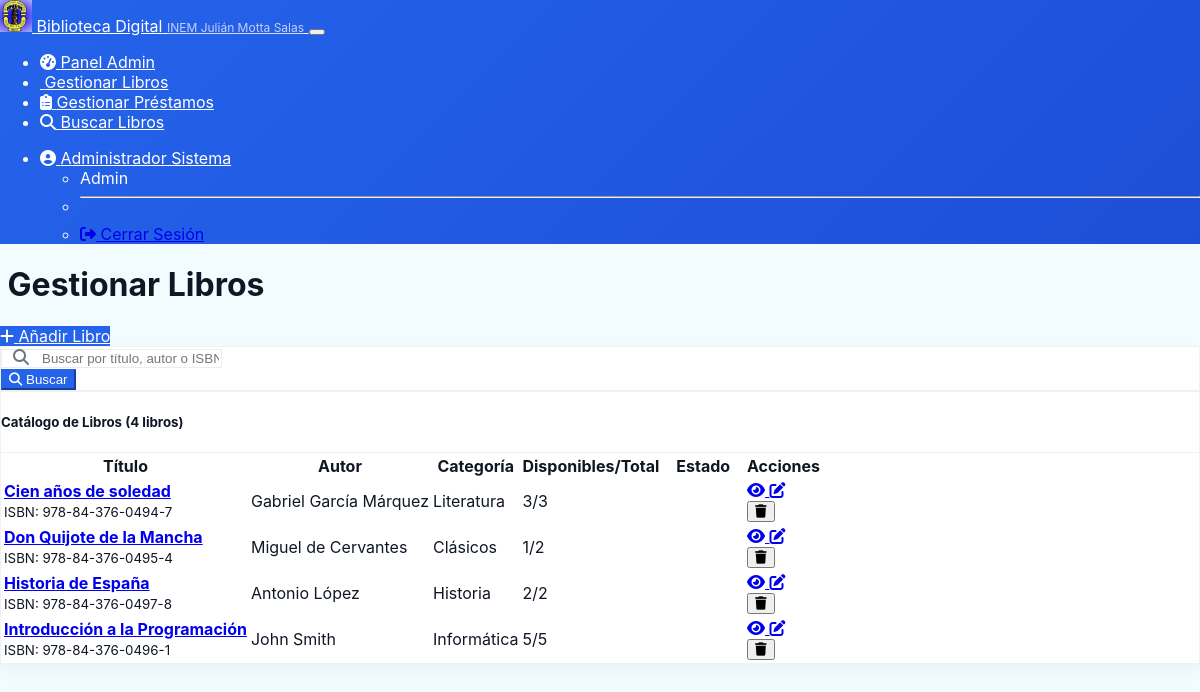
Screenshot of /admin/books (signed in) with the database file from the repository.
### models.py (models this page shows, shortened)
class User(UserMixin, db.Model):
    __tablename__ = 'users'
    id = db.Column(db.Integer, primary_key=True)
    username = db.Column(db.String(80), unique=True, nullable=True)
    email = db.Column(db.String(120), unique=True, nullable=False)
    password_hash = db.Column(db.String(256), nullable=True)
    first_name = db.Column(db.String(100), nullable=True)
    last_name = db.Column(db.String(100), nullable=True)
    role = db.Column(db.String(20), default='student')
    active = db.Column(db.Boolean, default=True)
    created_at = db.Column(db.DateTime, default=datetime.utcnow)
    updated_at = db.Column(db.DateTime, default=datetime.utcnow, onupdate=datetime.utcnow)
    loans = db.relationship('Loan', backref='user', lazy=True)
    action_logs = db.relationship('ActionLog', backref='user', lazy=True)  # 👈 Nombre único
    @property
    def is_admin(self):
        return self.role == 'admin'
    @property
    def full_name(self):
        if self.first_name and self.last_name:
            return f"{self.first_name} {self.last_name}"
        return self.username

class Book(db.Model):
    __tablename__ = 'books'
    id = db.Column(db.Integer, primary_key=True)
    title = db.Column(db.String(200), nullable=False)
    author = db.Column(db.String(200), nullable=False)
    isbn = db.Column(db.String(20), unique=True, nullable=True)
    publisher = db.Column(db.String(200), nullable=True)
    publication_year = db.Column(db.Integer, nullable=True)
    category = db.Column(db.String(100), nullable=True)
    description = db.Column(db.Text, nullable=True)
    total_copies = db.Column(db.Integer, default=1)
    available_copies = db.Column(db.Integer, default=1)
    created_at = db.Column(db.DateTime, default=datetime.utcnow)
    updated_at = db.Column(db.DateTime, default=datetime.utcnow, onupdate=datetime.utcnow)
    loans = db.relationship('Loan', backref='book', lazy=True)
    @property
    def is_available(self):
        return self.available_copies > 0

### routes.py (the view, shortened to what this page needs)
@app.route('/admin/books')
@require_admin
def manage_books():
    search_query = request.args.get('q', '')
    query = Book.query
    books = query.order_by(Book.title).all()
    return render_template('manage_books.html', books=books, search_query=search_query)

### routes.py (called while the page is built)
@login_manager.user_loader
def load_user(user_id):
    return User.query.get(int(user_id))

def require_admin(f):
    @wraps(f)
    def decorated_function(*args, **kwargs):
        if not current_user.is_authenticated or not current_user.is_admin:
            flash('No tienes permisos de administrador.', 'error')
            return redirect(url_for('login'))
        return f(*args, **kwargs)
    return decorated_function

@app.before_request
def make_session_permanent():
    session.permanent = True

### templates/manage_books.html (shortened to what this page needs)
{% extends "base.html" %}
{% block content %}
<div class="row">
    <div class="col-12 d-flex justify-content-between align-items-center mb-4">
        <h1> Gestionar Libros</h1>
        <a href="{{ url_for('add_book') }}" class="btn btn-primary">
            <i class="fas fa-plus"></i> Añadir Libro
        </a>
    </div>
</div>
<div class="row mb-4">
    <div class="col-12">
        <div class="card">
            <div class="card-body">
                <form method="GET" action="{{ url_for('manage_books') }}">
                    <div class="row">
                        <div class="col-md-10">
                            <input type="text" class="form-control" name="q"
                                   value="{{ search_query }}" placeholder="Buscar por título, autor o ISBN...">
                        </div>
                        <div class="col-md-2">
                            <button type="submit" class="btn btn-primary w-100">
                                <i class="fas fa-search"></i> Buscar
                            </button>
                        </div>
                    </div>
                </form>
            </div>
        </div>
    </div>
</div>
<div class="row">
    <div class="col-12">
        <div class="card">
            <div class="card-header">
                <h5>Catálogo de Libros ({{ books|length }} libros)</h5>
            </div>
            <div class="card-body">
                {% if books %}
                    <div class="table-responsive">
                        <table class="table table-hover">
                            <thead>
                                <tr>
                                    <th>Título</th>
                                    <th>Autor</th>
                                    <th>Categoría</th>
                                    <th>Disponibles/Total</th>
                                    <th>Estado</th>
                                    <th>Acciones</th>
                                </tr>
                            </thead>
                            <tbody>
                                {% for book in books %}
                                    <tr>
                                        <td>
                                            <a href="{{ url_for('book_details', book_id=book.id) }}"
                                               class="text-decoration-none">
                                                <strong>{{ book.title }}</strong>
                                            </a>
                                            {% if book.isbn %}
                                                <br><small class="text-muted">ISBN: {{ book.isbn }}</small>
                                            {% endif %}
                                        </td>
                                        <td>{{ book.author }}</td>
                                        <td>{{ book.category or '-' }}</td>
                                        <td>
                                            <span class="{% if book.available_copies == 0 %}text-danger{% elif book.available_copies <= 2 %}text-warning{% else %}text-success{% endif %}">
                                                {{ book.available_copies }}/{{ book.total_copies }}
                                            </span>
                                        </td>
                                        <td>
                                            <span class="badge {% if book.is_available %}bg-success{% else %}bg-danger{% endif %}">
                                            </span>
                                        </td>
                                        <td>
                                            <div class="btn-group btn-group-sm">
                                                <a href="{{ url_for('book_details', book_id=book.id) }}"
                                                   class="btn btn-outline-info" title="Ver detalles">
                                                    <i class="fas fa-eye"></i>
                                                </a>
                                                <a href="{{ url_for('edit_book', book_id=book.id) }}"
                                                   class="btn btn-outline-warning" title="Editar">
                                                    <i class="fas fa-edit"></i>
                                                </a>
                                                <form method="POST" action="{{ url_for('delete_book', book_id=book.id) }}"
                                                      class="d-inline"
                                                      onsubmit="return confirm('¿Estás seguro de que quieres eliminar este libro?')">
                                                    <button type="submit" class="btn btn-outline-danger" title="Eliminar">
                                                        <i class="fas fa-trash"></i>
                                                    </button>
                                                </form>
                                            </div>
                                        </td>
                                    </tr>
                                {% endfor %}
                            </tbody>
                        </table>
                    </div>
                {% endif %}
            </div>
        </div>
    </div>
</div>
{% endblock %}

### templates/base.html (shortened to what this page needs)
<!DOCTYPE html>
<html lang="es" data-bs-theme="dark">
<head>
<link rel="stylesheet" href="https://cdnjs.cloudflare.com/ajax/libs/font-awesome/6.5.0/css/all.min.css">
<link href="https://unpkg.com/aos@2.3.1/dist/aos.css" rel="stylesheet">
    <link href="https://cdn.replit.com/agent/bootstrap-agent-dark-theme.min.css" rel="stylesheet">
    <link rel="stylesheet" href="https://cdnjs.cloudflare.com/ajax/libs/font-awesome/6.4.0/css/all.min.css">
    <link rel="stylesheet" href="{{ url_for('static', filename='css/style.css') }}">
<link href="https://cdn.jsdelivr.net/npm/select2@4.1.0-rc.0/dist/css/select2.min.css" rel="stylesheet" />
</head>
<body class="{% if request.path.startswith('/admin') %}admin-page{% elif request.path.startswith('/student') %}student-page{% endif %}">
    {% if current_user.is_authenticated %}
    <nav class="navbar navbar-expand-lg navbar-dark bg-primary">
        <div class="container">
            <a class="navbar-brand d-flex align-items-center" href="{{ url_for('index') }}">
                <img src="../static/images/logo.png"
                     alt="INEM Logo" class="me-2" style="width: 32px; height: 32px;">
                <span class="d-flex flex-column">
                    <span style="font-size: 1rem; line-height: 1;">Biblioteca Digital</span>
                    <small style="font-size: 0.75rem; opacity: 0.8;">INEM Julián Motta Salas</small>
                </span>
            </a>
            <button class="navbar-toggler" type="button" data-bs-toggle="collapse" data-bs-target="#navbarNav">
            </button>
            <div class="collapse navbar-collapse" id="navbarNav">
                <ul class="navbar-nav me-auto">
                    {% if current_user.is_admin %}
                        <li class="nav-item">
                            <a class="nav-link" href="{{ url_for('admin_dashboard') }}">
                                <i class="fas fa-tachometer-alt"></i> Panel Admin
                            </a>
                        </li>
                        <li class="nav-item">
                            <a class="nav-link" href="{{ url_for('manage_books') }}">
                                 Gestionar Libros
                            </a>
                        </li>
                        <li class="nav-item">
                            <a class="nav-link" href="{{ url_for('manage_loans') }}">
                                <i class="fas fa-clipboard-list"></i> Gestionar Préstamos
                            </a>
                        </li>
                    {% endif %}
                    <li class="nav-item">
                        <a class="nav-link" href="{{ url_for('book_search') }}">
                            <i class="fas fa-search"></i> Buscar Libros
                        </a>
                    </li>
                </ul>
                <ul class="navbar-nav">
                    <li class="nav-item dropdown">
                        <a class="nav-link dropdown-toggle" href="#" role="button" data-bs-toggle="dropdown">
                            {% if current_user.profile_image_url %}
                                <img src="{{ current_user.profile_image_url }}" alt="Profile" class="rounded-circle me-1" style="width: 24px; height: 24px; object-fit: cover;">
                            {% else %}
                                <i class="fas fa-user-circle"></i>
                            {% endif %}
                            {{ current_user.full_name }}
                        </a>
                        <ul class="dropdown-menu">
                            <li><span class="dropdown-item-text">{{ current_user.role.title() }}</span></li>
                            <li><hr class="dropdown-divider"></li>
                            <li><a class="dropdown-item" href="{{ url_for('logout') }}">
                                <i class="fas fa-sign-out-alt"></i> Cerrar Sesión
                            </a></li>
                        </ul>
                    </li>
                </ul>
            </div>
        </div>
    </nav>
    {% endif %}
    <main class="{% if current_user.is_authenticated %}container mt-4{% endif %}">
        {% block content %}{% endblock %}
    </main>
</body>
</html>

### static/css/style.css (style rules this page uses)
:root { --home-bg: #f2fcfe; --home-hero-start: #6b46ff; --home-hero-end: #7c5cff; --home-navbar-text: #ffffff; --home-card-bg: #ffffff; --home-text: #0f1724; --home-muted: #6b7280; --library-primary: #2563eb; --library-secondary: #059669; --library-accent: #0891b2; --library-warning: #d97706; --library-success: #16a34a; --library-danger: #dc2626; }
html, body { height:100%; margin:0; font-family: "Inter", system-ui, -apple-system, "Segoe UI", Roboto, "Helvetica Neue", Arial; -webkit-font-smoothing:antialiased; -moz-osx-font-smoothing:grayscale; }
body { background-color: var(--bs-body-bg, #0b1220); color: var(--bs-body-color, #cbd5e1); }
body.admin-page, body.student-page { background-color: var(--home-bg) !important; color: var(--home-text) !important; }
body.admin-page .navbar, body.student-page .navbar { background: linear-gradient(135deg, #2563eb, #1d4ed8) !important; background-color: #2563eb !important; color: #ffffff !important; box-shadow: none; }
body.admin-page .navbar .nav-link, body.student-page .navbar .nav-link, body.admin-page .navbar-brand, body.student-page .navbar-brand { color: #ffffff !important; }
body.admin-page .navbar .nav-link, body.student-page .navbar .nav-link, body.admin-page .navbar-brand, body.student-page .navbar-brand { color: var(--home-navbar-text) !important; }
body.admin-page .navbar-brand small, body.student-page .navbar-brand small { opacity: 0.95; color: rgba(255,255,255,0.9) !important; }
body.admin-page .card, body.student-page .card { background-color: var(--home-card-bg) !important; color: var(--home-text) !important; border: 1px solid rgba(15,23,36,0.06); box-shadow: 0 6px 18px rgba(15,23,36,0.04); }
body.admin-page .card-header, body.student-page .card-header { background: transparent; border-bottom: 1px solid rgba(15,23,36,0.06); color: var(--home-text); }
body.admin-page p, body.admin-page .card-text, body.admin-page .table, body.student-page p, body.student-page .card-text, body.student-page .table { color: var(--home-text); }
body.admin-page .badge, body.student-page .badge { color: #fff; }
body.admin-page .form-control, body.student-page .form-control, body.admin-page .form-select, body.student-page .form-select { background-color: #fff; color: var(--home-text); border: 1px solid rgba(15,23,36,0.08); }
body.admin-page .btn-primary, body.student-page .btn-primary { background-color: var(--library-primary); border-color: var(--library-primary); color: #fff; }
:root { --bs-gray-800: #111827; }

### rows the page displays
User: full_name "Administrador Sistema", role "Admin"
Book: title "Cien años de soledad", isbn "978-84-376-0494-7", author "Gabriel García Márquez", category "Literatura", available_copies "3", total_copies "3"
Book: title "Don Quijote de la Mancha", isbn "978-84-376-0495-4", author "Miguel de Cervantes", category "Clásicos", available_copies "1", total_copies "2"
Book: title "Historia de España", isbn "978-84-376-0497-8", author "Antonio López", category "Historia", available_copies "2", total_copies "2"
Book: title "Introducción a la Programación", isbn "978-84-376-0496-1", author "John Smith", category "Informática", available_copies "5", total_copies "5"

### other values shown
{{ books|length }} "4"
